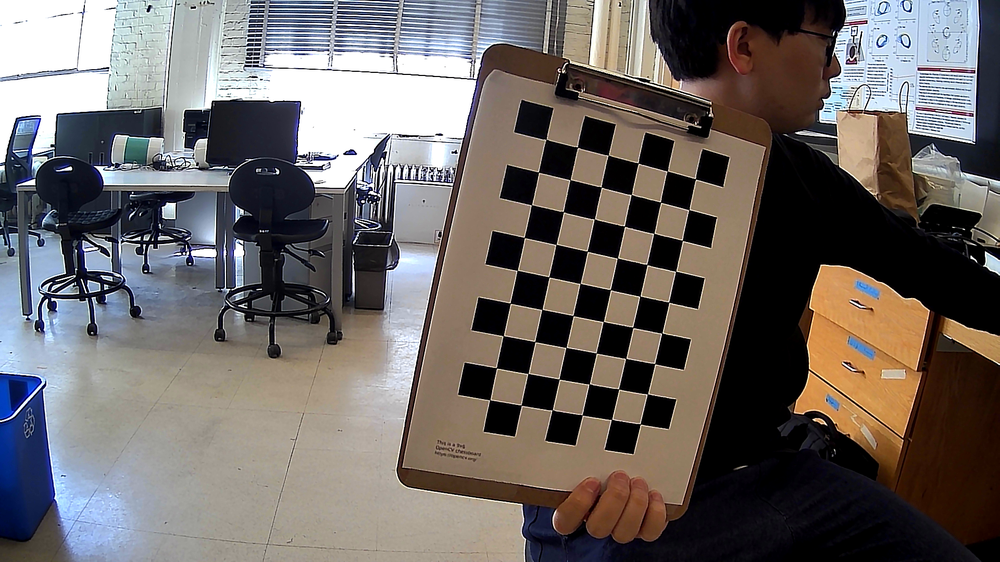
#> input picture camera/web_camera/Images/GESMA_webcam/pic_0.png, 1000 x 562 px, shrunk from 1920 x 1080 before the run; the run also reads 1 picture not shown here
$ python camera_calibration.py
#> lines starting #> are read from the running program, lines starting #| are printed output that depends on the picture; after the words box and inside, x2 and y2 are one past the last pixel; in counts of white or black regions, pixels touching at a corner belong together; long printed decimals are rounded
# [Updated] [Moses C. Nah] [2021.06.29]
# Author: Addison Sears-Collins
# https://automaticaddison.com
# Description: Perform camera calibration using a chessboard.
# [CODE NEED IMPROVEMENT] [Moses C. Nah]

import cv2                                  # Import the OpenCV library to enable computer vision
import numpy as np                          # Import the NumPy scientific computing library
import glob                                 # Used to get retrieve files that have a specified pattern
import pickle                               # For saving the camera variables

                                            # Path to the image that you want to undistort
PATH                   = "./Images/GESMA_webcam/"
distorted_img_filename = PATH + "pic_1.png"
                                            # [Chessboard dimensions]
number_of_squares_X = 10                    # Number of chessboard squares along the x-axis
number_of_squares_Y = 7                     # Number of chessboard squares along the y-axis
nX = number_of_squares_X - 1                # Number of interior corners along x-axis
nY = number_of_squares_Y - 1                # Number of interior corners along y-axis

object_points = []                          # Store vectors of 3D points for all chessboard images (world coordinate frame)
image_points  = []                          # Store vectors of 2D points for all chessboard images (camera coordinate frame)

# Set termination criteria. We stop either when an accuracy is reached or when
# we have finished a certain number of iterations.
criteria = ( cv2.TERM_CRITERIA_EPS + cv2.TERM_CRITERIA_MAX_ITER, 30, 0.001 )

# Define real world coordinates for points in the 3D coordinate frame
# Object points are (0,0,0), (1,0,0), (2,0,0) ...., (5,8,0)
object_points_3D = np.zeros( ( nX * nY, 3 ), np.float32 )

# These are the x and y coordinates
object_points_3D[ :, :2 ] = np.mgrid[ 0:nY, 0:nX ].T.reshape( -1, 2 )


def main():

  images = glob.glob( PATH + 'pic_*.png' )                                          # Get the file path for images in the current directory
  cnt    = 0

  for image_file in images:                                                     # Go through each chessboard image, one by one

    image = cv2.imread(image_file)                                              # Load the image
#> image is the input picture: shape (562, 1000, 3); mean B, G, R 100.7, 103.2, 109.3
    gray  = cv2.cvtColor(image, cv2.COLOR_BGR2GRAY)                             # Convert the image to grayscale
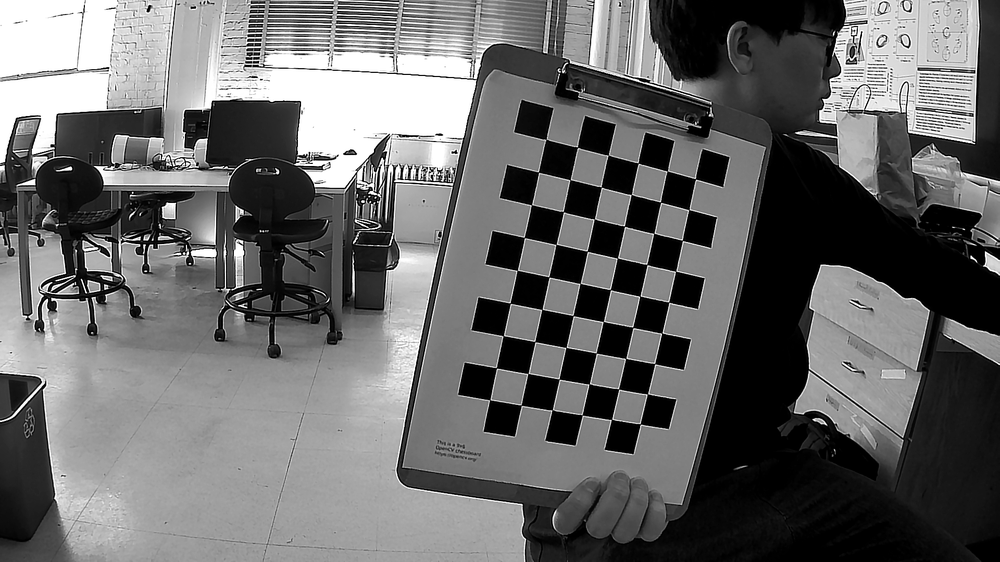
#> gray: shape (562, 1000); min 0, max 255, mean 104.7

    success, corners = cv2.findChessboardCorners( gray, ( nY, nX ), None )      # Find the corners on the chessboard
#> success = True; corners = 54 rows, first 8: [549, 143], [577.6, 147.2], [608.4, 155.1], [638.3, 162.9], [667.3, 171], [695.5, 178.8], [538.4, 172.1], [570.2, 179.8]

    if success == True:                                                         # If the corners are found by the algorithm, draw them

      object_points.append( object_points_3D )                                  # Append object points
      image_points.append( corners )                                            # Append image points

      corners_2 = cv2.cornerSubPix( gray, corners, (11,11), (-1,-1), criteria ) # Find more exact corner pixels
#> corners_2 = 54 rows, first 8: [545.8, 139.4], [577.4, 147.4], [608.1, 155.3], [638.2, 163.1], [667.1, 171.1], [695.4, 178.8], [538.5, 172.2], [570.1, 179.7]
      cv2.drawChessboardCorners( image, (nY, nX), corners_2, success )          # Draw the corners
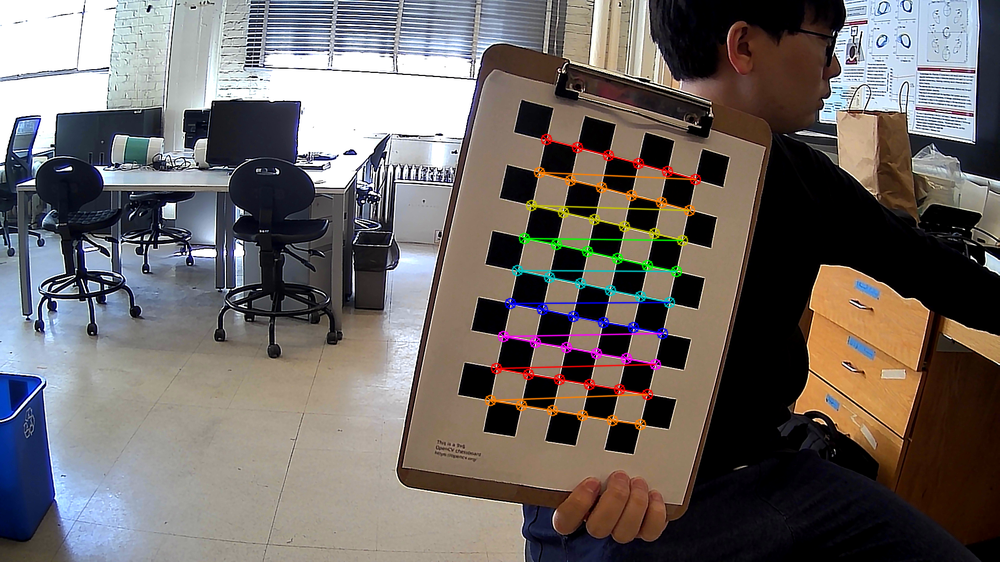
#> image: shape (562, 1000, 3); 2.16% of pixels changed, all inside (x1, y1, x2, y2) = (484, 133, 702, 431)

      # [DEBUG] [Moses C. Nah] [2021.06.29]
      # Display the window for a short period. Used for testing.
      cv2.imshow( "Image", image )
      cv2.waitKey( 1000 )

      # Save the files
      img_name = "new_pic_{}.png".format( cnt + 1 )
      cv2.imwrite( img_name, image )
      cnt += 1
#> pass 2 of the loop in main, `for image_file in images:`:
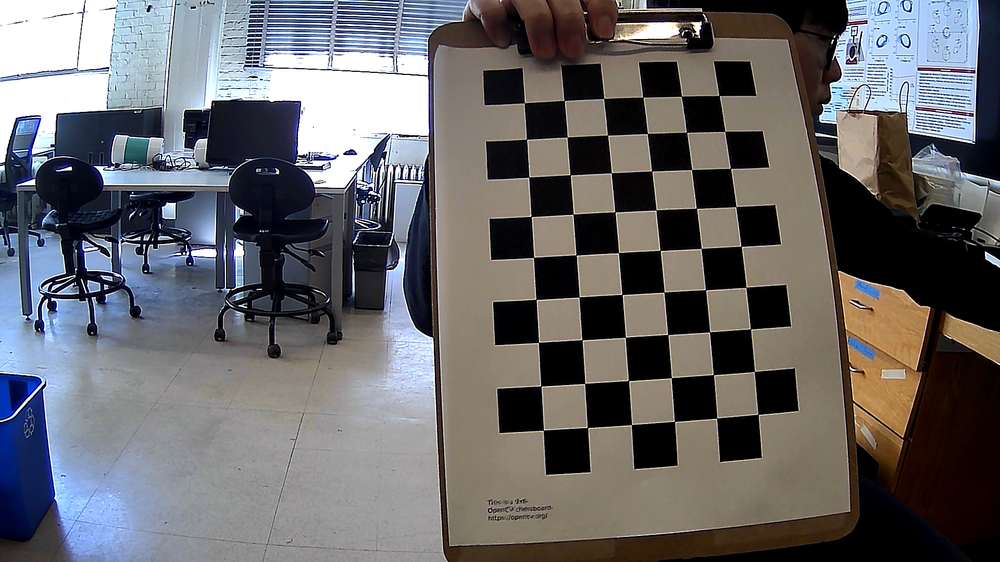
#> input picture camera/web_camera/Images/GESMA_webcam/pic_1.png, 1000 x 562 px, shrunk from 1920 x 1080 before the run
#> in main, image is the input picture: shape (562, 1000, 3); mean B, G, R 105, 102.4, 103.6
#> in main, `gray  = cv2.cvtColor(image, cv2.COLOR_BGR2GRAY)`:
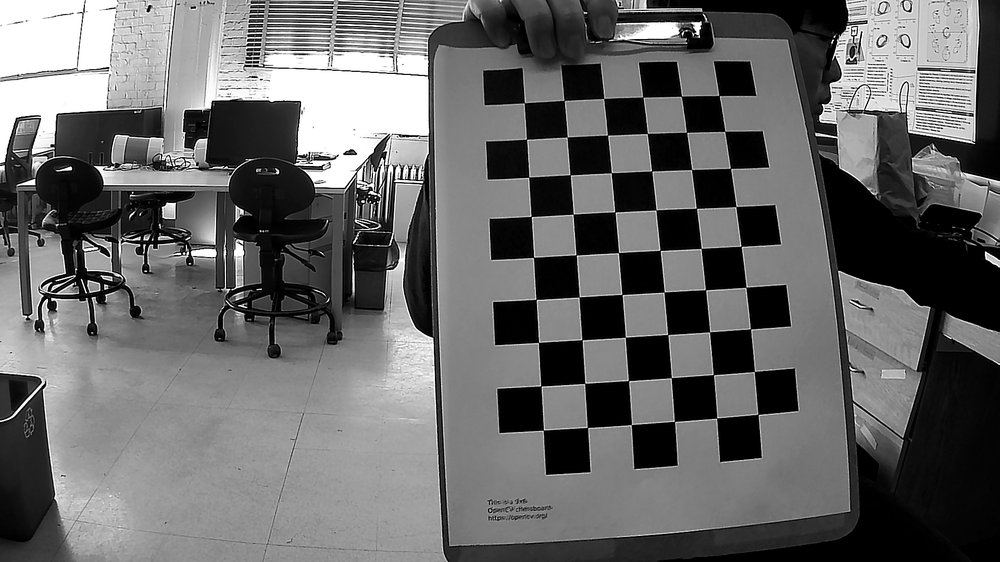
#> gray: shape (562, 1000); min 0, max 255, mean 103.1
#> corners = 54 rows, first 8: [524.3, 103], [564.2, 100.5], [603.7, 98.35], [642.8, 97.03], [681.3, 96.26], [719.1, 95.47], [526.5, 139.2], [566.9, 137.1]
#> corners_2 = 54 rows, first 8: [524.3, 102.7], [564.2, 100.4], [603.7, 98.45], [642.8, 97.21], [681.4, 96.24], [718.9, 95.58], [526.5, 139.3], [567.2, 137]
#> in main, `cv2.drawChessboardCorners( image, (nY, nX), corners_2, success )`:
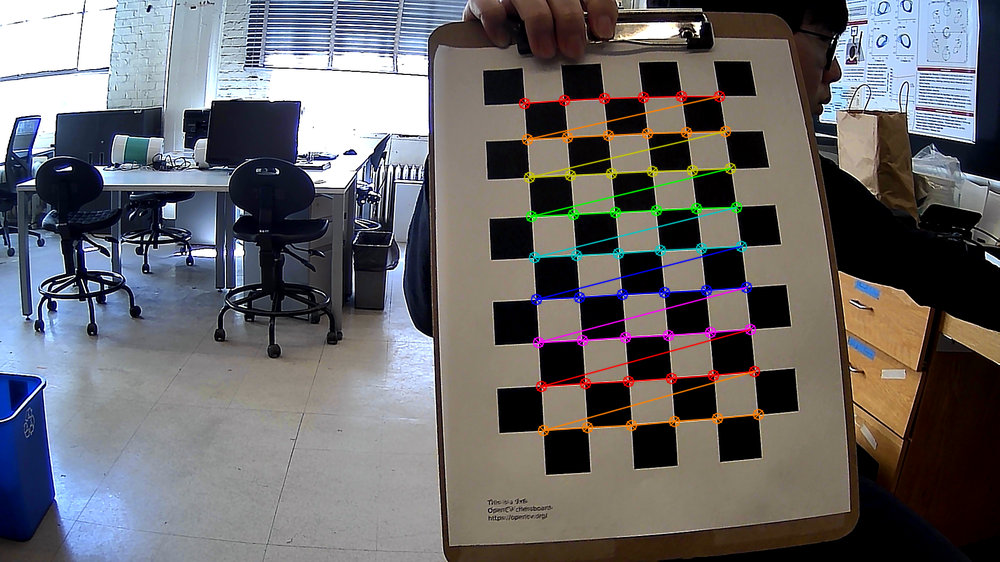
#> image: shape (562, 1000, 3); 2.64% of pixels changed, all inside (x1, y1, x2, y2) = (518, 90, 765, 437)
#> pass 3 of the loop in main, `for image_file in images:`:
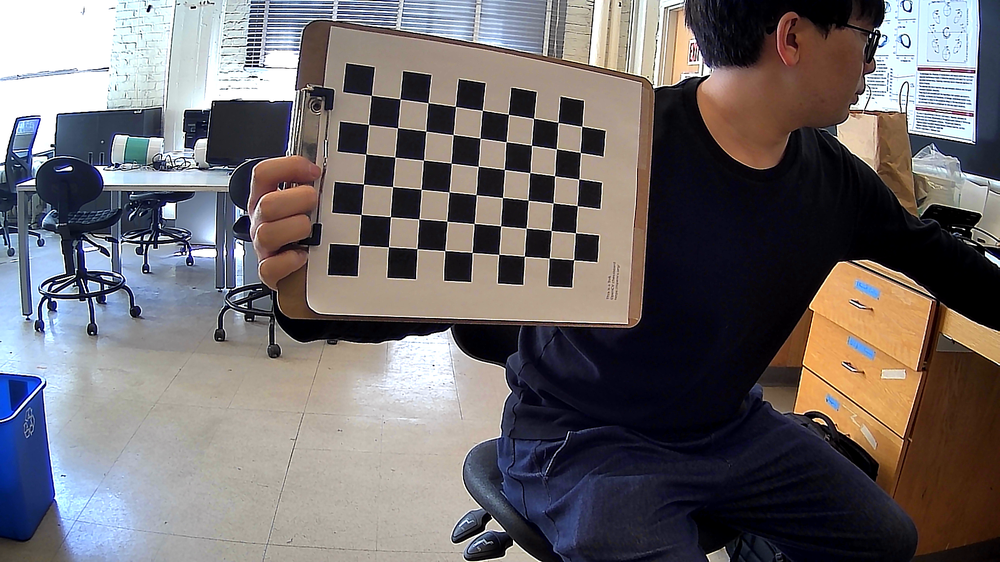
#> input picture camera/web_camera/Images/GESMA_webcam/pic_10.png, 1000 x 562 px, shrunk from 1920 x 1080 before the run
#> in main, image is the input picture: shape (562, 1000, 3); mean B, G, R 107.6, 106.2, 111.3
#> in main, `gray  = cv2.cvtColor(image, cv2.COLOR_BGR2GRAY)`:
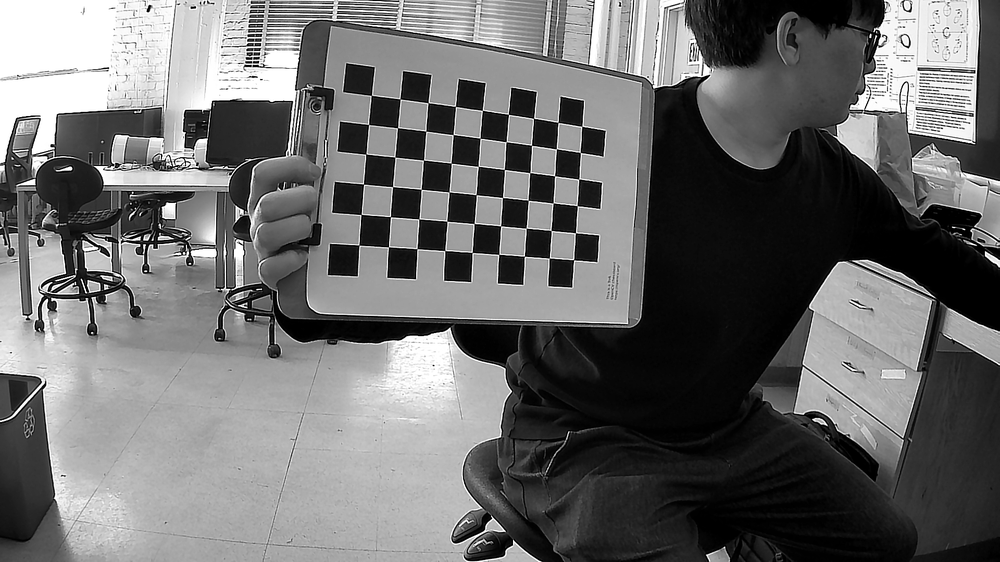
#> gray: shape (562, 1000); min 0, max 255, mean 107.9
#> corners = 54 rows, first 8: [359, 245.2], [361.1, 214.4], [363.5, 184.2], [365.7, 154.1], [368.6, 124.5], [371.4, 95.38], [388.5, 246.8], [390.5, 216.6]
#> corners_2 = 54 rows, first 8: [358.8, 245.1], [360.9, 214.4], [363.5, 183.9], [366, 154.2], [368.5, 124.5], [371.4, 95.39], [388.5, 246.8], [390.4, 216.7]
#> in main, `cv2.drawChessboardCorners( image, (nY, nX), corners_2, success )`:
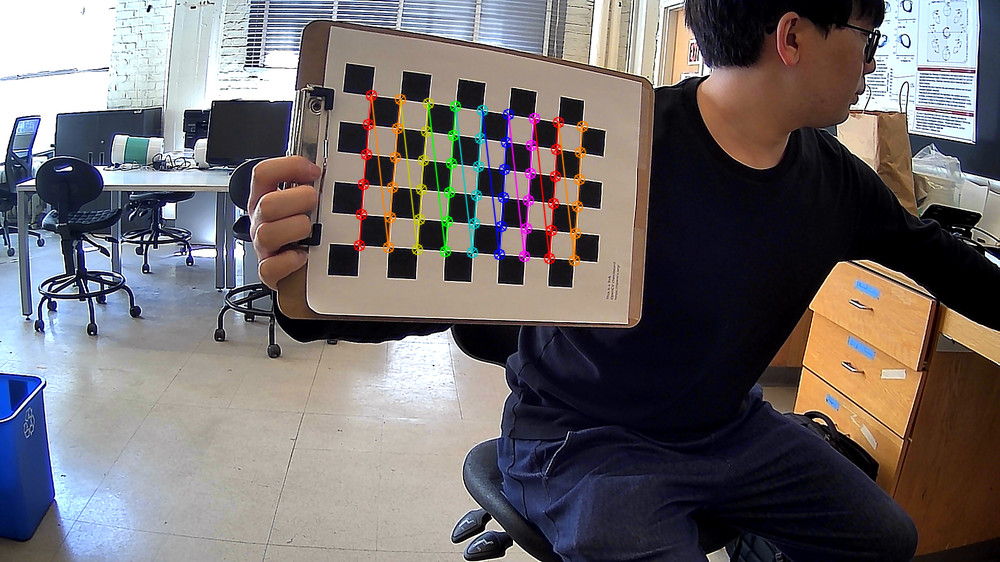
#> image: shape (562, 1000, 3); 2.03% of pixels changed, all inside (x1, y1, x2, y2) = (353, 89, 589, 267)

  # Now take a distorted image and undistort it
  distorted_image = cv2.imread( distorted_img_filename )

  # Perform camera calibration to return the camera matrix, distortion coefficients, rotation and translation vectors etc
  # [REF] https://docs.opencv.org/master/d9/d0c/group__calib3d.html#ga687a1ab946686f0d85ae0363b5af1d7b
  ret, mtx, dist, rvecs, tvecs = cv2.calibrateCamera( object_points, image_points, gray.shape[ ::-1 ], None, None )
#> ret = 0.182; mtx = [[741.4, 0, 524.5], [0, 744.5, 293.3], [0, 0, 1]]; dist = [[-0.302, 0.0339, 0.00463, 0.00039, -0.171]]; rvecs = ([0.0958, -0.215, 0.205], [-0.191, 0.0204, -0.0567], [0.377, -0.305, -1.49]); tvecs = ([0.631, -4.58, 21.81], [-0.00538, -4.76, 18.15], [-5.43, -1.59, 23.87])

  height, width = distorted_image.shape[ :2 ]                                   # Get the dimensions of the image
#> height = 562; width = 1000

  # Refine camera matrix
  # Returns optimal camera matrix and a rectangular region of interest
  # [REF] https://docs.opencv.org/master/d9/d0c/group__calib3d.html#ga7a6c4e032c97f03ba747966e6ad862b1
  optimal_camera_matrix, roi = cv2.getOptimalNewCameraMatrix( mtx, dist, ( width, height ), 1, ( width, height ) )
#> optimal_camera_matrix = [[440.5, 0, 452.3], [0, 452.3, 343.3], [0, 0, 1]]; roi = (141, 165, 594, 341)

  # Undistort the image
  undistorted_image = cv2.undistort( distorted_image, mtx, dist, None,
                                     optimal_camera_matrix)                     # [REF] https://docs.opencv.org/master/d9/d0c/group__calib3d.html#ga69f2545a8b62a6b0fc2ee060dc30559d
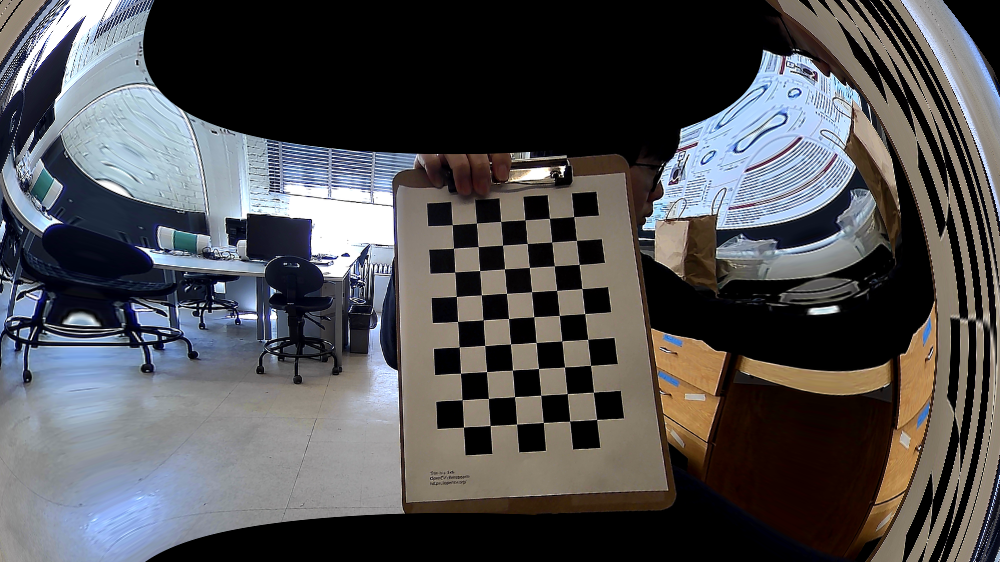
#> undistorted_image: shape (562, 1000, 3); mean B, G, R 82.2, 80, 80.4

  # Crop the image. Uncomment these two lines to remove black lines
  # on the edge of the undistorted image.
  x, y, w, h        = roi
#> x = 141; y = 165; w = 594; h = 341
  undistorted_image = undistorted_image[y:y+h, x:x+w]
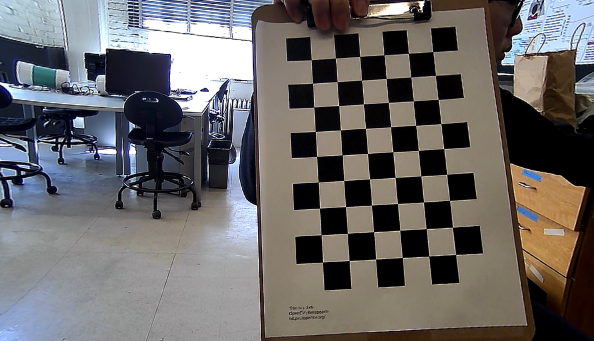
#> undistorted_image: shape (341, 594, 3); mean B, G, R 102.8, 103.4, 106.3

  # Display key parameter outputs of the camera calibration process
  print( "Optimal Camera matrix:  {}".format( optimal_camera_matrix ) )
#| Optimal Camera matrix:  [[440.467   0.         452.328]
#|  [  0.         452.259 343.269]
#|  [  0.           0.           1.        ]]
  print( "Distortion coefficient: {}".format( dist                  ) )
#| Distortion coefficient: [[-0.3015  0.03387   0.004627  0.0003896  -0.1714]]
  print( "Rotation Vectors:       {}".format( rvecs                 ) )
#| Rotation Vectors:       (array([[ 0.09576],
#|        [-0.2154],
#|        [ 0.205]]), array([[-0.1911],
#|        [ 0.02041],
#|        [-0.0567]]), array([[ 0.377],
#|        [-0.3052],
#|        [-1.486]]))
  print( "Translation Vectors:    {}".format( tvecs                 ) )
#| Translation Vectors:    (array([[ 0.6309 ],
#|        [-4.579],
#|        [21.808]]), array([[-5.37837473e-03],
#|        [-4.75984834e+00],
#|        [ 1.81473777e+01]]), array([[-5.426],
#|        [-1.588],
#|        [23.868]]))


  # Create the output file name by removing the '.jpg' part
  size         = len( distorted_img_filename )
  new_filename = distorted_img_filename[ :size - 4 ]
  new_filename = new_filename + '_undistorted.png'

  # Save the undistorted image
  cv2.imwrite( new_filename, undistorted_image )

  # Saving the objects:
  with open( 'cam_vars.pkl', 'wb' ) as f:  # Python 3: open(..., 'wb')
      pickle.dump( [ mtx, dist, optimal_camera_matrix, roi ], f )

  # Close all windows
  cv2.destroyAllWindows()

main()
